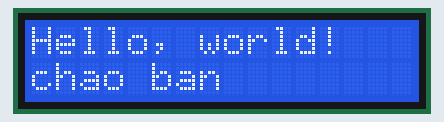
Recording of a sketch running on a simulated Arduino Uno, built with avr-gcc and run on an emulated ATmega328P. Parts: 16×2 character LCD.

Above: at 0.1 s.
At 5.1 s:
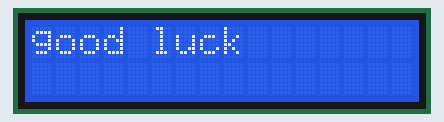

The sketch:

lcd__i2c.ino
```cpp
  /* các bạn chú ý nên tải thư viện lcd i2c chuẩn để tránh bị lỗi
   *  SƠ ĐỒ NỐI DÂY
   *      ARDUINO               LCD I2C
   *         5V                  VCC
   *         GND                  GND
   *         20                   SDA
   *         21                   SCL
   *         chúc các bạn thành công
  */

#include <LiquidCrystal_I2C.h>      // khai báo thư viện lcd i2c
LiquidCrystal_I2C lcd(0x27, 16, 2); // địa chỉ lcd 0x27 hoặc 0x3F, dạng lcd 2 hàng mỗi hàng 16 ô

void setup()
{
	lcd.begin();                    // khởi tạo lcd hoặc dùng lcd.init();
	lcd.backlight();                // bật đèn nền lcd
	lcd.print("Hello, world!");     // in ra màn hình lcd : hello, World!
  lcd.setCursor(0,1);             // cho lcd in ra màn hình tại vị trí hàng 2 vị trí 0
  lcd.print("chao ban");
  delay(5000);                    // chờ 5000ms = 5s
  lcd.clear();                    // xoá màn hình lcd
  lcd.print("good luck");
}

void loop()
{}
```
